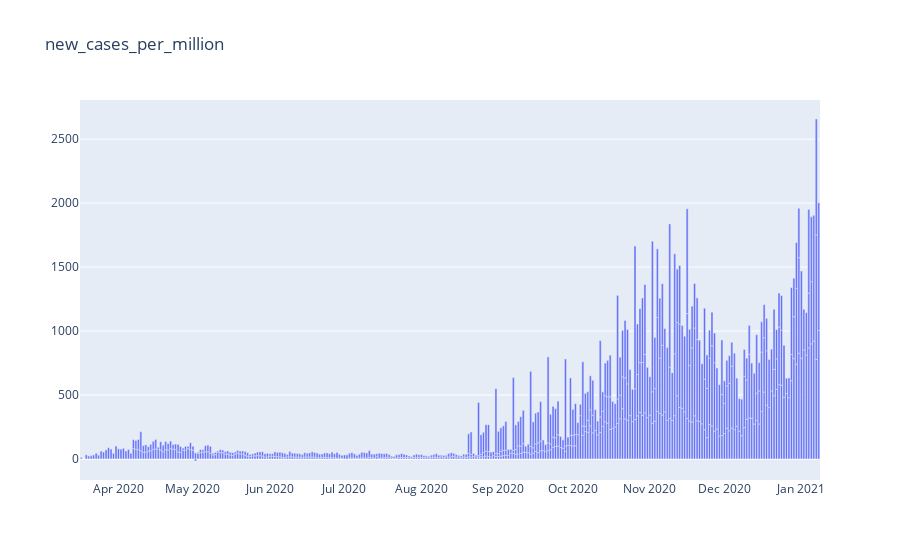

Write notebook code for a chart like this one.
### Code cell
fig = go.Figure(data=[go.Bar(x=countries_cols['date'], y=countries_cols['new_cases_per_million'])], layout_title_text="new_cases_per_million")
fig.show()

### Figure 1 — Plotly figure (JSON) as saved in the notebook; plotly's stock layout.template omitted (floating-point values rounded to 4 significant figures; data arrays with more than 128 entries replaced by an {"elided": "..."} marker saying what was removed)
{"data": [{"type": "bar", "x": {"elided": "671 str values"}, "y": {"elided": "671 float values"}}], "layout": {"title": {"text": "new_cases_per_million"}}}
